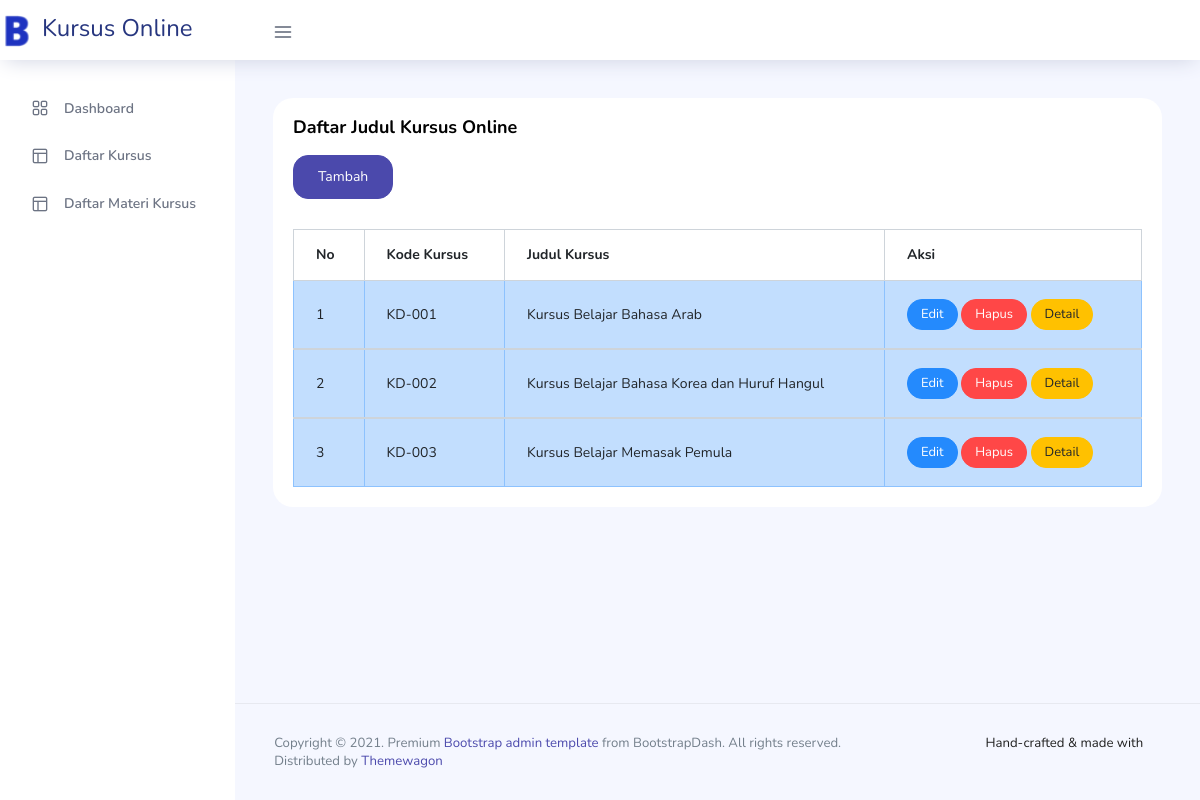
The page /?page=kursus on the database its author committed.
### tables this page shows
CREATE TABLE `tb_kursus` (
  `id_kursus` int(11) NOT NULL,
  `kode_kursus` varchar(10) NOT NULL,
  `judul_kursus` varchar(50) NOT NULL,
  `deskripsi_kursus` text NOT NULL,
  `durasi_kursus` varchar(50) NOT NULL
);

### pages/kursus/kursus.php (the view)
<div class="main-panel">
        <div class="content-wrapper">
          <div class="row">
            <div class="col-lg-12 stretch-card">
              <div class="card">
                <div class="card-body">
                  <h4 class="card-title">Daftar Judul Kursus Online</h4>
                  <p class="card-description">
                    <a href="?page=kursus&aksi=tambahkursus" class="btn btn-primary">Tambah</a>
                  </p>
                  <div class="table-responsive pt-3">
                    <table class="table table-bordered">
                      <thead>
                        <tr>
                          <th>No</th>
                          <th>Kode Kursus</th>
                          <th>Judul Kursus</th>
                          <th>Aksi</th>
                        </tr>
                      </thead>
                      <?php
                        $no = 1;
                        $sql = $koneksi->query("select * from tb_kursus");
                        while ($data = $sql->fetch_assoc()) {
                      ?>
                      <tbody>
                        <tr class="table-info">
                          <td><?php echo $no++; ?></td>
                          <td><?php echo $data['kode_kursus'] ?></td>
                          <td><?php echo $data['judul_kursus'] ?></td>
                          <td>
                              <a href="?page=kursus&aksi=editkursus&id_kursus=<?php echo $data['id_kursus'] ?>" data-toggle="tooltip" title="edit" class="btn btn-info btn-sm">Edit</a>
                              <a href="?page=kursus&aksi=hapuskursus&id_kursus=<?php echo $data['id_kursus'] ?>" data-toggle="tooltip" title="hapus" class="btn btn-danger btn-sm" onclick="return confirm('Anda yakin menghapus data ini?')" >Hapus</a>
                              <a href="?page=kursus&aksi=detail&id_kursus=<?php echo $data['id_kursus'] ?>&kode_kursus=<?php echo $data['kode_kursus'] ?>" data-toggle="tooltip" title="detail" class="btn btn-warning btn-sm">Detail</a>
                          </td>
                        </tr>
                        <?php } ?>
                      </tbody>
                    </table>
                  </div>
                </div>
              </div>
            </div>
          </div>
        </div>

### rows shown on the page
tb_kursus: kode_kursus "KD-001", judul_kursus "Kursus Belajar Bahasa Arab"
tb_kursus: kode_kursus "KD-002", judul_kursus "Kursus Belajar Bahasa Korea dan Huruf Hangul"
tb_kursus: kode_kursus "KD-003", judul_kursus "Kursus Belajar Memasak Pemula"
